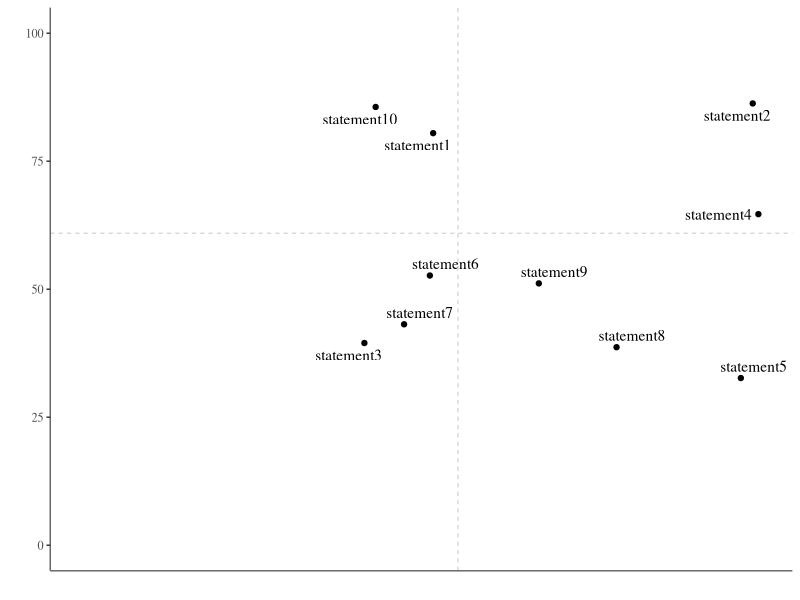

This chart was generated by the following R code:
library(tidyverse)
library(ggthemes)
library(ggrepel)


# Build dummy data --------------------------------------------------------

# this is the result data from RWA analysis.. + topbox values + attribute items
df <- data_frame(country = c(rep("SE", 10), rep("NO", 10)),
                 importance = runif(20, 0, 1),
                 performance = runif(20, .3, .9),
                 itemtext = rep(c('statement1','statement2','statement3','statement4',
                              'statement5','statement6','statement7','statement8',
                              'statement9','statement10'),2))


# comment.. all below down to plot should be possible to split on country etc. 
# So for each run we get the cross df (to place the cross on plot)

# Get means for cross -----------------------------------------------------

pdata <- df %>% 
    mutate(xmean = mean(importance, na.rm = TRUE),
           ymean = mean(performance, na.rm = TRUE)) %>% 
    filter(country == "SE") %>% 
    I


# A leaner plot ------------------------------------------------
ggplot(data = pdata) +
    theme_tufte() +
    geom_point(aes(x = importance, y = performance * 100)) +
    geom_text_repel(aes(x = importance, y = performance * 100, 
                             label = itemtext, family = "serif")) +
    theme(axis.line.x = element_line(color = "grey40"),
          axis.line.y = element_line(color = "grey40"),
          axis.text.x=element_blank(),
          axis.ticks.x = element_blank()) +
    scale_x_continuous(limits = c(0,1)) +
    scale_y_continuous(limits = c(0,100)) +
    xlab(label = "") + ylab(label = "") + # Timmy don't want labels....
    geom_vline(aes(xintercept = xmean), color = "grey", linetype = 2, size = 0.3) +
    geom_hline(aes(yintercept = ymean * 100), color = "grey", linetype = 2, size = 0.3)

